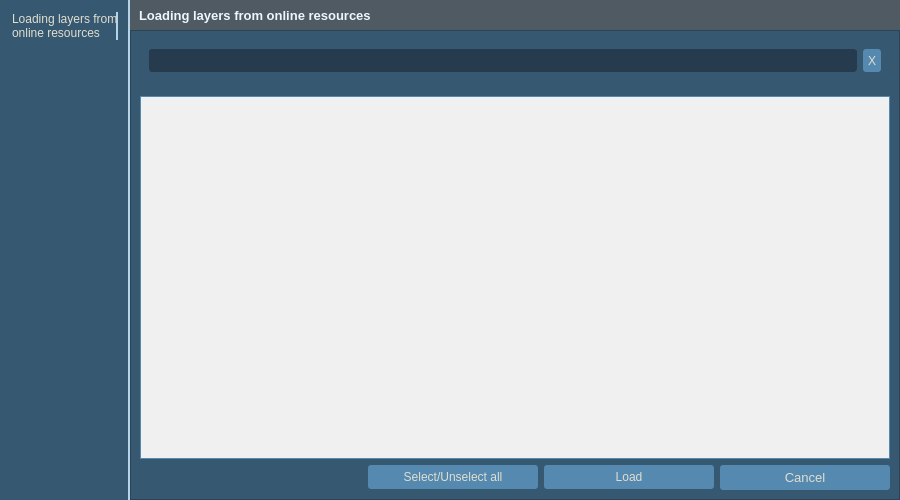
<?xml version="1.0" encoding="UTF-8"?>
<ui version="4.0">
 <class>RegisterToPdfDialog</class>
 <widget class="QDialog" name="RegisterToPdfDialog">
  <property name="enabled">
   <bool>true</bool>
  </property>
  <property name="geometry">
   <rect>
    <x>0</x>
    <y>0</y>
    <width>900</width>
    <height>500</height>
   </rect>
  </property>
  <property name="sizePolicy">
   <sizepolicy hsizetype="Minimum" vsizetype="Minimum">
    <horstretch>1</horstretch>
    <verstretch>1</verstretch>
   </sizepolicy>
  </property>
  <property name="minimumSize">
   <size>
    <width>800</width>
    <height>500</height>
   </size>
  </property>
  <property name="font">
   <font>
    <family>Segoe UI</family>
    <pointsize>10</pointsize>
    <weight>50</weight>
    <italic>false</italic>
    <bold>false</bold>
   </font>
  </property>
  <property name="windowTitle">
   <string>Loading layers from online resources</string>
  </property>
  <property name="windowIcon">
   <iconset>
    <normaloff>:/plugins/GIAP-PolaMap/icons/giap_logo.png</normaloff>:/plugins/GIAP-PolaMap/icons/giap_logo.png</iconset>
  </property>
  <property name="styleSheet">
   <string notr="true">* {
background-color: #365871;
color:#E0DECF;
font: 10pt &quot;Segoe UI&quot;;
}
QLabel{
font: 10pt &quot;Segoe UI&quot;;
color:#E0DECF;
height: 35px;
}
QCheckBox::indicator {
  width: 13px;
    height: 13px;
border: 0px solid #E0DECF;
}
QCheckBox::indicator:checked {
 image: url(:/plugins/GIAP-PolaMap/icons/checked.png);
  width: 13px;
    height: 13px;
}
QCheckBox::indicator:unchecked {
 image: url(:/plugins/GIAP-PolaMap/icons/unchecked.png);
  width: 13px;
    height: 13px;
}

QScrollBar:horizontal {
    height: 15px;
}
QScrollBar::handle:horizontal {
    background: #5589B0;
    border-radius: 5px;
    width: 10px;
    margin: 2px 0 2px 0;
}
QScrollBar::add-line:horizontal, QScrollBar::sub-line:horizontal  {
    border: 1px solid transparent;
    background: transparent;
    width: 12px;
}
 QScrollBar:vertical {
     width: 15px;
 }
 QScrollBar::handle:vertical {
     background: #5589B0;
     height: 10px;
     border-radius: 5px;
         margin: 0px 2px 0px 2px;
 }
 QScrollBar::add-line:vertical{
    border: 1px solid transparent;
     background: transparent;
     height: 12px;
 }

 QScrollBar::sub-line:vertical {
      border: 1px solid transparent;
     background: transparent;
     height: 12px;
 }

QAbstractScrollArea::corner {
 border: 1px solid transparent;
width: 0px; 
height: 0px;
}

QPushButton {
padding: 5px;
}

QLineEdit, QTextEdit{
border: 1px solid;
border-radius:3px;
border-color: #263c4e;
background-color: #263c4e;
}

QLineEdit:focus{
border: solid;
border-style: solid;
border-width: 1px;
border-color: #E0DECF;
}

QPushButton {
border: none;
border-width: 1px;
border-radius:3px;
background-color: #5589B0;
}
QPushButton:checked {
background-color: #5589B0;
border: solid;
border-width: 1px;
border-color: #5589B0;
}

QPushButton:pressed {
background-color: #5589B0;
border: solid;
border-width: 1px;
border-color:#5589B0;
}
QPushButton:hover {
background-color: #5589B0;
border-radius: 3px;
border: solid;
border-style: solid;
border-width: 1px;
border-color: #E0DECF;
}

QToolButton {
border: none;
border-width: 1px;
border-radius:3px;
background-color: #5589B0;
}

QToolButton:checked {
background-color: #5589B0;
border: solid;
border-width: 1px;
border-color: #5589B0;
}
QToolButton:hover {
background-color: #5589B0;
border-radius: 3px;
border: solid;
border-style: solid;
border-width: 1px;
border-color: #E0DECF;
}


QToolButton:pressed {
background-color: #5589B0;
border: solid;
border-width: 1px;
border-color:#5589B0;
}

QToolButton::menu, QToolButton::menu-button {
background-color: #263C4E;
border: solid;
border-width: 1px;
border-color: #5589B0;
}

QMenu::item:selected {
background-color:  #5589B0;
}

QComboBox QListView{
selection-background-color:  #5589B0;
    color: #E0DECF;
     padding: 2px;
}

QComboBox:editable {
border: 0px solid #5589B0;
border-radius: 3px;
background-color: #263c4e;
padding: 0px 0px 0px 3px;
}

QComboBox:editable:focus{
border: solid;
border-style: solid;
border-width: 1px;
border-color: #E0DECF;
}

QComboBox:!editable {
border: 0px solid #5589B0;
border-radius: 3px;
background-color: #263c4e;
padding:0px 3px 0px 3px;
}

QComboBox:!editable:on {
background-color: #263c4e;
border: solid;
border-width: 1px;
border-color: #365871;
padding:0px 5px 0px 3px;
}

QComboBox::drop-down {
border-left: solid;
border-width: 0px;
background-color: #263c4e;
border-radius: 3px;
}
QComboBox::drop-down:editable:on {
background-color:#263c4e;
border: solid;
border-width: 1px;
border-color: #263c4e;
}

QComboBox::drop-down:!editable:on {
background-color: #263c4e;
}

QComboBox::down-arrow {
        image:  url(:/plugins/GIAP-PolaMap/icons/branch-open.png);
    width: 18px;
    height: 28px;
}

QComboBox::down-arrow:hover, QComboBox::down-arrow:pressed{
border: solid;
border-width: 0px;
border-color: #E0DECF;
border-radius: 3px;
margin:0px 3px 0px -1px;
}

QToolTip {
color:white;
	font: 9pt &quot;Segoe UI&quot;;
font-weight: normal;
border-style: double;
border: 0.1rem;
border-radius: 0.3rem;
background-color:#4F5A63;
}

Line {
color: qlineargradient(spread:pad, x1:0, y1:1, x2:0, y2:0, stop:0 rgba(65, 97, 124, 255), stop:1 rgba(90, 135, 172, 255));
}

QTabBar::tab {
border-top-left-radius: 3px;
border-top-right-radius: 3px;
padding:1px 0px 1px 0px;
margin-top: 2px;
color: #E0DECF;
font-weight: 550;
}

QTabBar::tab:selected {
border: 0rem solid;
border-color:#5589B0;
margin-bottom: 2px;
border-bottom: 2px solid #E0DECF;
font-weight: 650;
color: #E0DECF;
}
QTabBar::tab:hover {
border: 0rem solid;
background: transparent;
margin-bottom: 2px;
border-bottom: 2px solid #E0DECF;
font-weight: 650;
}

QTabBar::tab:!selected {
border: 0rem solid;
background: transparent;
margin-bottom: 2px;
border-bottom: 2px solid transparent;
font-weight: 550;
color: #B3B2A6;
}
QTabBar::tab:!selected:hover {
border: 0rem solid;
background: transparent;
margin-bottom: 2px;
border-bottom: 2px solid #E0DECF;
font-weight: 550;
color: #B3B2A6;
}

QTabBar::tab:last:!selected {
margin-right: 1px;
}

QTabWidget::pane {
border-top:1px solid #B3B2A6;
border-bottom: 0px solid #B3B2A6;
}

QTabWidget::tab-bar {
left: 5px;
right: 5px;
}

QTreeView {
    border: 0rem solid;
    border-color: #5589B0;
    margin: 0.2rem;
   show-decoration-selected: 1;
}

QTreeView::item,
QTreeView::branch {
    color: black;
     padding:2px;
}

QTreeView:branch:hover,
QTreeView:item:hover
{
    background-color: #5589B0;
    color: white;
}

QTreeView:branch:selected,
QTreeView:item:selected
{
    background-color: #5589B0;
    color: white;
}

QTreeView::branch:has-children:!has-siblings:closed,
QTreeView::branch:closed:has-children:has-siblings {
        border-image: none;
        image: url(:/plugins/GIAP-PolaMap/icons/branch-closed.png);
}

QTreeView::branch:open:has-children:!has-siblings,
QTreeView::branch:open:has-children:has-siblings  {
        border-image: none;
        image:  url(:/plugins/GIAP-PolaMap/icons/branch-open.png);
}

QProgressBar {
    border: 0.2rem solid #365871;
    background-color: #365871;
    border-radius: 0.3rem;
    text-align: center;
    color: white;
}

QProgressBar::chunk {
    background-color: #5589B0;
}
QSpinBox, QDoubleSpinBox,
QSpinBox:editable,
QSpinBox:hover,
QSpinBox:pressed,
QDoubleSpinBox:editable,
QDoubleSpinBox:hover,
QDoubleSpinBox:pressed {
    border: 0.1rem solid;
    border-radius: 0.3rem;
    border-color: #263c4e;
background-color: #263c4e;
}
QSpinBox:focus, QDoubleSpinBox:focus {
border-style: solid;
border-width: 0rem;
border-color: #E0DECF;
}
QSpinBox:disabled, QDoubleSpinBox:disabled {
  border: none;
  border-bottom: 0.1rem solid #263c4e;
  border-radius: 0;
  background: #263c4e;
  color: #000000;
}
QSpinBox::up-button, QDoubleSpinBox::up-button{
  subcontrol-origin: border;
  subcontrol-position: top right;
  border: 0rem solid white;
  border-radius: 3;
  background: #263c4e;
}
QSpinBox::down-button, QDoubleSpinBox::down-button {
  subcontrol-origin: border;
  subcontrol-position: bottom right;
  border: 0rem solid white;
  border-radius: 3;
  background: #263c4e;
}
QSpinBox::down-button:hover, QDoubleSpinBox::down-button:hover, QSpinBox::up-button:hover, QDoubleSpinBox::up-button:hover {
border: solid;
border-width: 0.1rem;
border-color: #E0DECF;
}
QSpinBox::up-arrow,QDoubleSpinBox::up-arrow {
  image: url(:/plugins/GIAP-PolaMap/icons/spinup.png);
    width: 18px;
    height: 18px;
}
QSpinBox::up-arrow:disabled,
QSpinBox::up-arrow:off {
  image: none;
}
QSpinBox::down-arrow, QDoubleSpinBox::down-arrow {
  image: url(:/plugins/GIAP-PolaMap/icons/spindown.png);
    width: 18px;
    height: 18px;
}
QSpinBox::down-arrow:disabled,
QSpinBox::down-arrow:off,
 QDoubleSpinBox::down-arrow:disabled,
QDoubleSpinBox::down-arrow:off{
  image: none;
}

QTableView {
border:1px solid #2A4457;
color:white;
selection-background-color: #6FB1E3;
 selection-color: white;
}
QTableView::item:selected {
color:white;
selection-background-color: #6FB1E3;
selection-color: white;
}</string>
  </property>
  <property name="sizeGripEnabled">
   <bool>false</bool>
  </property>
  <layout class="QGridLayout" name="gridLayout_2">
   <property name="leftMargin">
    <number>0</number>
   </property>
   <property name="topMargin">
    <number>0</number>
   </property>
   <property name="rightMargin">
    <number>0</number>
   </property>
   <property name="bottomMargin">
    <number>0</number>
   </property>
   <property name="spacing">
    <number>0</number>
   </property>
   <item row="0" column="1">
    <widget class="QStackedWidget" name="stackedWidget">
     <property name="font">
      <font>
       <family>Segoe UI</family>
       <pointsize>10</pointsize>
       <weight>50</weight>
       <italic>false</italic>
       <bold>false</bold>
      </font>
     </property>
     <property name="styleSheet">
      <string notr="true"/>
     </property>
     <property name="frameShape">
      <enum>QFrame::NoFrame</enum>
     </property>
     <property name="frameShadow">
      <enum>QFrame::Plain</enum>
     </property>
     <property name="currentIndex">
      <number>0</number>
     </property>
     <widget class="QWidget" name="zakoncz">
      <layout class="QGridLayout" name="gridLayout_15">
       <property name="leftMargin">
        <number>0</number>
       </property>
       <property name="topMargin">
        <number>0</number>
       </property>
       <property name="rightMargin">
        <number>0</number>
       </property>
       <property name="bottomMargin">
        <number>0</number>
       </property>
       <property name="spacing">
        <number>0</number>
       </property>
       <item row="0" column="0" colspan="2">
        <widget class="QFrame" name="frame_10">
         <property name="minimumSize">
          <size>
           <width>200</width>
           <height>30</height>
          </size>
         </property>
         <property name="maximumSize">
          <size>
           <width>16777215</width>
           <height>30</height>
          </size>
         </property>
         <property name="styleSheet">
          <string notr="true">background-color: #4f5a63;</string>
         </property>
         <property name="frameShape">
          <enum>QFrame::NoFrame</enum>
         </property>
         <property name="frameShadow">
          <enum>QFrame::Plain</enum>
         </property>
         <layout class="QGridLayout" name="gridLayout_4">
          <property name="leftMargin">
           <number>9</number>
          </property>
          <property name="topMargin">
           <number>0</number>
          </property>
          <property name="rightMargin">
           <number>0</number>
          </property>
          <property name="bottomMargin">
           <number>0</number>
          </property>
          <item row="0" column="0">
           <widget class="QLabel" name="title_label_9">
            <property name="sizePolicy">
             <sizepolicy hsizetype="Preferred" vsizetype="Preferred">
              <horstretch>0</horstretch>
              <verstretch>0</verstretch>
             </sizepolicy>
            </property>
            <property name="maximumSize">
             <size>
              <width>16777215</width>
              <height>16777215</height>
             </size>
            </property>
            <property name="font">
             <font>
              <family>Segoe UI</family>
              <pointsize>10</pointsize>
              <weight>75</weight>
              <italic>false</italic>
              <bold>true</bold>
             </font>
            </property>
            <property name="styleSheet">
             <string notr="true">color : #EDF6FC;	font-weight: bold;</string>
            </property>
            <property name="text">
             <string>Loading layers from online resources</string>
            </property>
            <property name="alignment">
             <set>Qt::AlignLeading|Qt::AlignLeft|Qt::AlignVCenter</set>
            </property>
           </widget>
          </item>
         </layout>
        </widget>
       </item>
       <item row="1" column="0" rowspan="2" colspan="2">
        <widget class="QFrame" name="frame_11">
         <property name="sizePolicy">
          <sizepolicy hsizetype="Expanding" vsizetype="Expanding">
           <horstretch>0</horstretch>
           <verstretch>0</verstretch>
          </sizepolicy>
         </property>
         <property name="frameShape">
          <enum>QFrame::StyledPanel</enum>
         </property>
         <property name="frameShadow">
          <enum>QFrame::Raised</enum>
         </property>
         <layout class="QGridLayout" name="gridLayout">
          <property name="bottomMargin">
           <number>0</number>
          </property>
          <item row="1" column="0">
           <widget class="QFrame" name="frame_7">
            <property name="sizePolicy">
             <sizepolicy hsizetype="Expanding" vsizetype="Expanding">
              <horstretch>0</horstretch>
              <verstretch>0</verstretch>
             </sizepolicy>
            </property>
            <property name="frameShape">
             <enum>QFrame::NoFrame</enum>
            </property>
            <layout class="QGridLayout" name="gridLayout_3">
             <property name="leftMargin">
              <number>0</number>
             </property>
             <property name="rightMargin">
              <number>0</number>
             </property>
             <item row="1" column="3">
              <widget class="QPushButton" name="save_btn">
               <property name="sizePolicy">
                <sizepolicy hsizetype="Fixed" vsizetype="Fixed">
                 <horstretch>0</horstretch>
                 <verstretch>0</verstretch>
                </sizepolicy>
               </property>
               <property name="minimumSize">
                <size>
                 <width>170</width>
                 <height>0</height>
                </size>
               </property>
               <property name="text">
                <string>Load</string>
               </property>
              </widget>
             </item>
             <item row="1" column="0" colspan="2">
              <spacer name="horizontalSpacer_3">
               <property name="orientation">
                <enum>Qt::Horizontal</enum>
               </property>
               <property name="sizeHint" stdset="0">
                <size>
                 <width>40</width>
                 <height>20</height>
                </size>
               </property>
              </spacer>
             </item>
             <item row="1" column="2">
              <widget class="QPushButton" name="select_btn">
               <property name="minimumSize">
                <size>
                 <width>170</width>
                 <height>0</height>
                </size>
               </property>
               <property name="text">
                <string>Select/Unselect all</string>
               </property>
              </widget>
             </item>
             <item row="0" column="0" colspan="5">
              <widget class="QListView" name="layers_checklist">
               <property name="styleSheet">
                <string notr="true">QTableView, QListView
        {
			background-color: rgb(240, 240, 240);
            gridline-color:#4F5A63;
            color: #263c4e;
			alternate-background-color:  rgb(240, 240, 240);
			alternate-color: #263c4e;
            border: 1px solid #5589B0;
        }
QTableView::item, QListView::item
        {
            color: #263c4e;
        }
QTableView::item:hover, QListView::item:hover
        {
            color: white;
            background: #5589B0;
            selection-background-color: #5589B0;
        }
QTableView::item:focus, QListView::item:focus
        {
            color: white;
            background: #263B4E;
        }
QTableView::item:selected, QListView::item:selected
        {
            color: white;
            background-color: #5589B0;
        }
</string>
               </property>
               <property name="editTriggers">
                <set>QAbstractItemView::NoEditTriggers</set>
               </property>
               <property name="selectionMode">
                <enum>QAbstractItemView::SingleSelection</enum>
               </property>
               <property name="selectionBehavior">
                <enum>QAbstractItemView::SelectRows</enum>
               </property>
              </widget>
             </item>
             <item row="1" column="4">
              <widget class="QPushButton" name="cancel_btn">
               <property name="sizePolicy">
                <sizepolicy hsizetype="Fixed" vsizetype="Fixed">
                 <horstretch>0</horstretch>
                 <verstretch>0</verstretch>
                </sizepolicy>
               </property>
               <property name="minimumSize">
                <size>
                 <width>170</width>
                 <height>0</height>
                </size>
               </property>
               <property name="font">
                <font>
                 <family>Segoe UI</family>
                 <pointsize>10</pointsize>
                 <weight>50</weight>
                 <italic>false</italic>
                 <bold>false</bold>
                </font>
               </property>
               <property name="text">
                <string>Cancel</string>
               </property>
              </widget>
             </item>
            </layout>
           </widget>
          </item>
          <item row="0" column="0">
           <widget class="QFrame" name="frame_2">
            <property name="maximumSize">
             <size>
              <width>16777215</width>
              <height>16777215</height>
             </size>
            </property>
            <property name="frameShape">
             <enum>QFrame::NoFrame</enum>
            </property>
            <layout class="QGridLayout" name="gridLayout_5">
             <item row="0" column="2">
              <widget class="QPushButton" name="clear_search_btn">
               <property name="maximumSize">
                <size>
                 <width>40</width>
                 <height>23</height>
                </size>
               </property>
               <property name="text">
                <string>X</string>
               </property>
               <property name="autoDefault">
                <bool>false</bool>
               </property>
              </widget>
             </item>
             <item row="0" column="1">
              <widget class="QLineEdit" name="lineEdit">
               <property name="maximumSize">
                <size>
                 <width>16777215</width>
                 <height>23</height>
                </size>
               </property>
               <property name="placeholderText">
                <string/>
               </property>
              </widget>
             </item>
            </layout>
           </widget>
          </item>
         </layout>
        </widget>
       </item>
      </layout>
     </widget>
    </widget>
   </item>
   <item row="0" column="0" rowspan="2">
    <widget class="QFrame" name="frame">
     <property name="minimumSize">
      <size>
       <width>120</width>
       <height>0</height>
      </size>
     </property>
     <property name="font">
      <font>
       <family>Segoe UI</family>
       <pointsize>10</pointsize>
       <weight>50</weight>
       <italic>false</italic>
       <bold>false</bold>
      </font>
     </property>
     <property name="styleSheet">
      <string notr="true">
          * {
          color: #0A0C0D;
          }
          QFrame {
          border-right: 2px solid #b7d3e8;
          }
      </string>
     </property>
     <layout class="QGridLayout" name="gridLayout_6">
      <property name="leftMargin">
       <number>12</number>
      </property>
      <property name="topMargin">
       <number>12</number>
      </property>
      <property name="rightMargin">
       <number>12</number>
      </property>
      <property name="verticalSpacing">
       <number>9</number>
      </property>
      <item row="0" column="0">
       <widget class="QLabel" name="radioButton_1">
        <property name="styleSheet">
         <string notr="true">* {
background-color: #365871;
color:#E0DECF;
font: 10pt &quot;Segoe UI&quot;;
}
QLabel{
font: 10pt &quot;Segoe UI&quot;;
color:#E0DECF;
height: 35px;
}</string>
        </property>
        <property name="text">
         <string>Loading layers from
online resources</string>
        </property>
       </widget>
      </item>
      <item row="1" column="0">
       <spacer name="verticalSpacer_3">
        <property name="orientation">
         <enum>Qt::Vertical</enum>
        </property>
        <property name="sizeHint" stdset="0">
         <size>
          <width>20</width>
          <height>40</height>
         </size>
        </property>
       </spacer>
      </item>
     </layout>
     <zorder>verticalSpacer_3</zorder>
     <zorder>radioButton_1</zorder>
    </widget>
   </item>
  </layout>
 </widget>
 <resources/>
 <connections>
  <connection>
   <sender>cancel_btn</sender>
   <signal>clicked()</signal>
   <receiver>RegisterToPdfDialog</receiver>
   <slot>reject()</slot>
   <hints>
    <hint type="sourcelabel">
     <x>740</x>
     <y>544</y>
    </hint>
    <hint type="destinationlabel">
     <x>429</x>
     <y>283</y>
    </hint>
   </hints>
  </connection>
  <connection>
   <sender>clear_search_btn</sender>
   <signal>clicked()</signal>
   <receiver>lineEdit</receiver>
   <slot>clear()</slot>
   <hints>
    <hint type="sourcelabel">
     <x>809</x>
     <y>74</y>
    </hint>
    <hint type="destinationlabel">
     <x>489</x>
     <y>74</y>
    </hint>
   </hints>
  </connection>
 </connections>
</ui>
